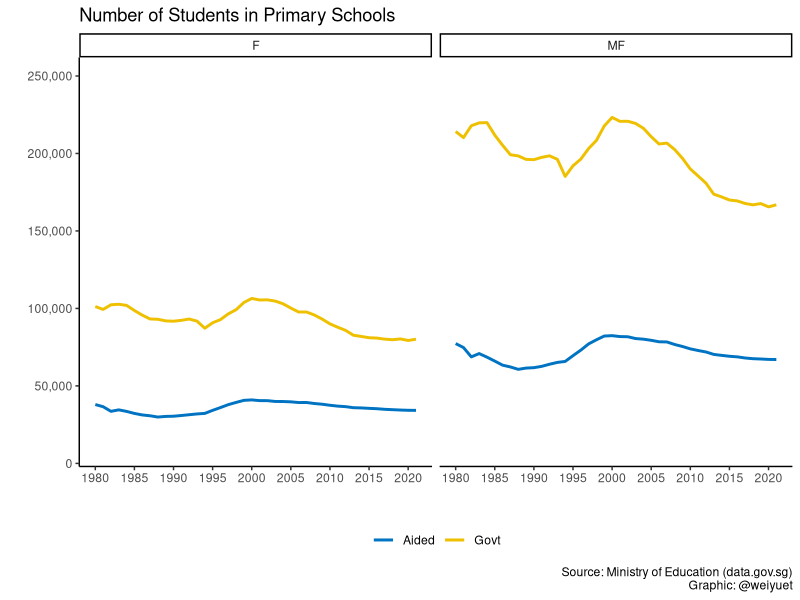
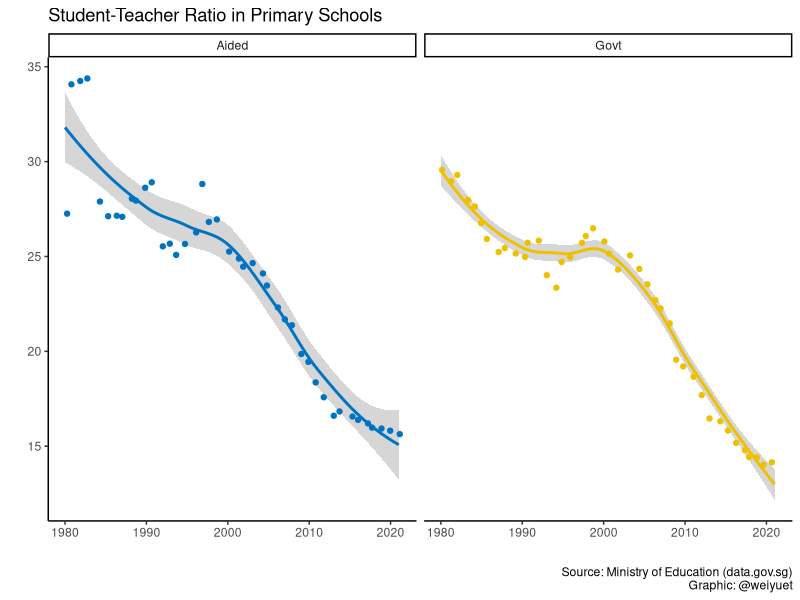
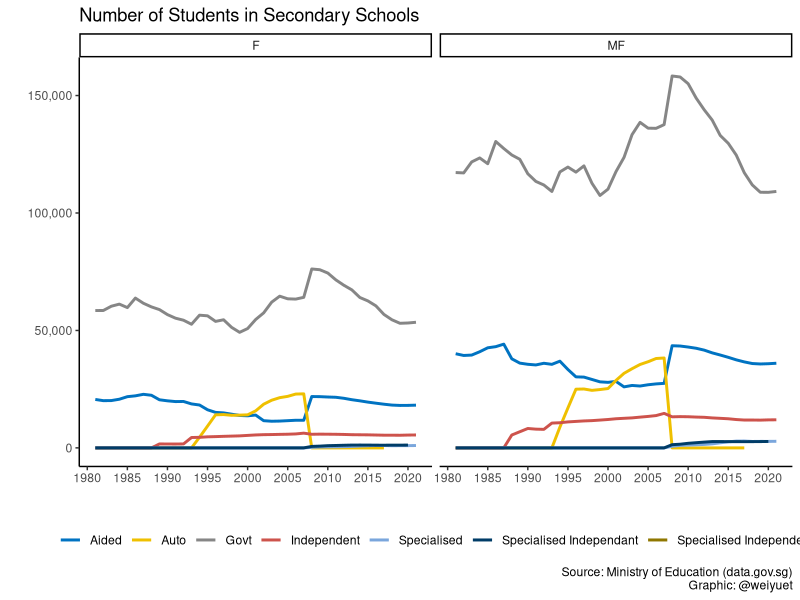
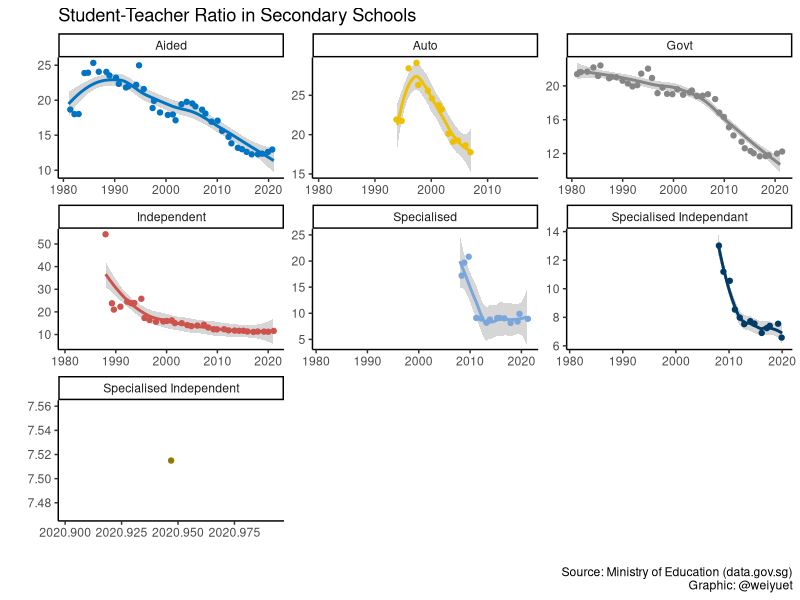
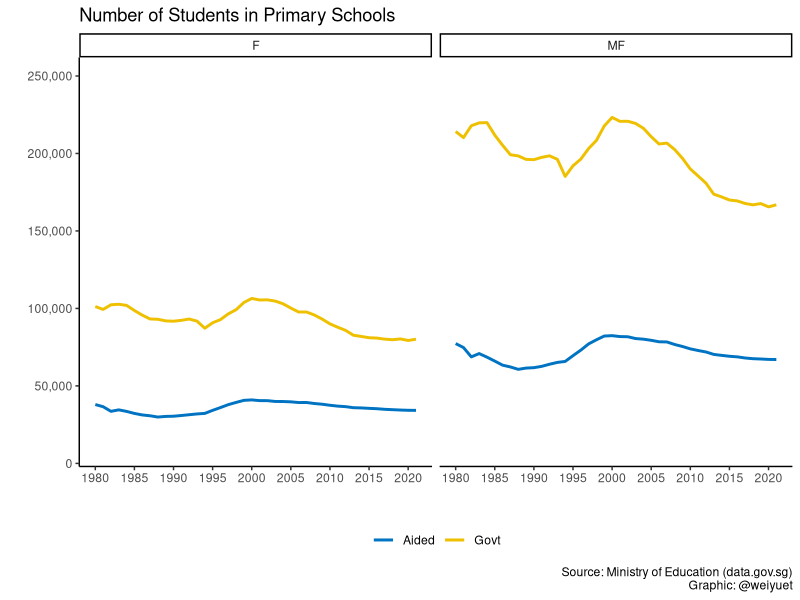
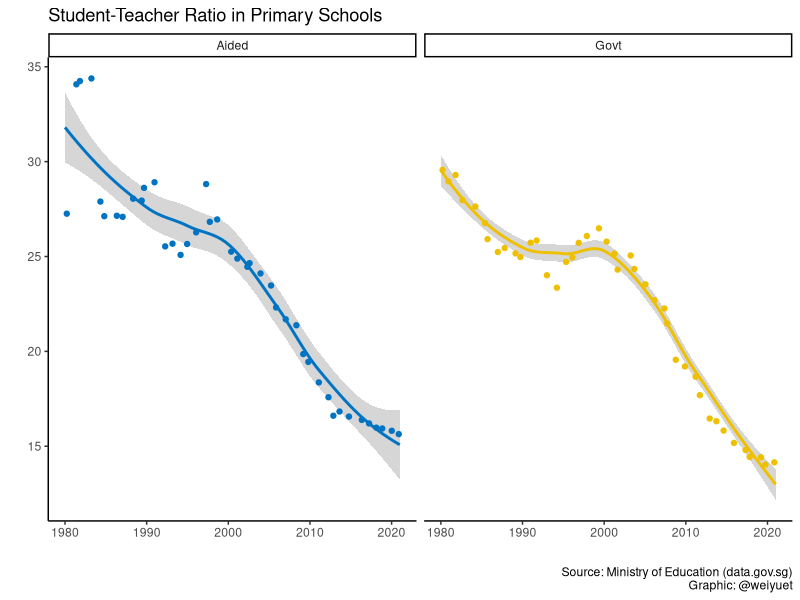
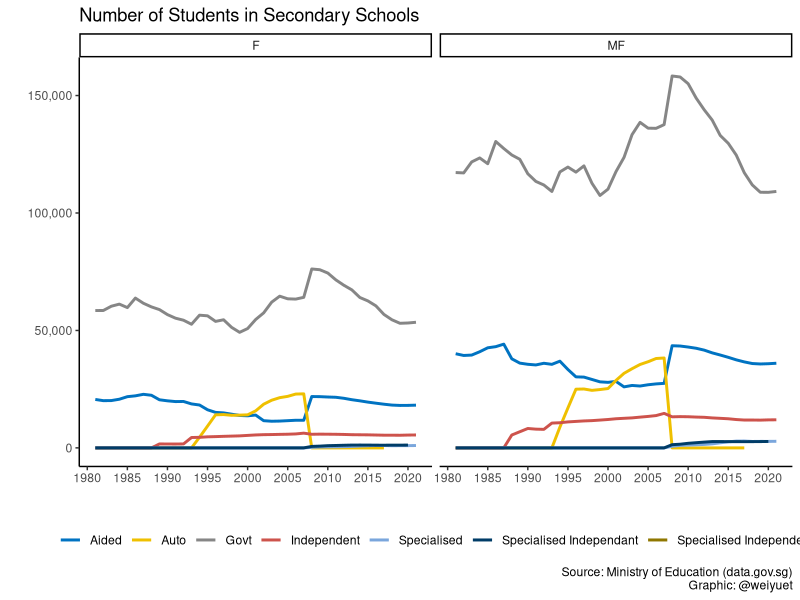
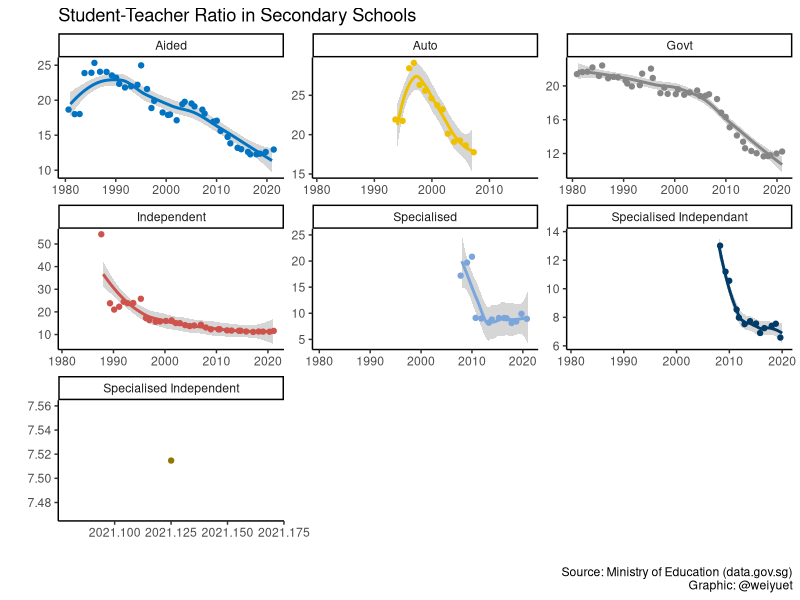

Write the R code that produced these figures, in order.
# Load libraries
library(tidyverse)
library(scales)
library(ggsci)

# Load data
students_and_teachers_primary_schools <- read_csv("data/students-and-teachers-in-schools/students-and-teachers-primary-schools.csv")

# Plot number of students in primary schools
students_and_teachers_primary_schools %>% 
  ggplot(aes(x = year, y = students_pri,
             colour = school_type)) +
  geom_line(size = 1) +
  facet_wrap(~sex) +
  theme_classic() +
  theme(legend.position = "bottom",
        legend.title = element_blank()) +
  guides(colour = guide_legend(nrow = 1)) +
  scale_colour_jco() +
  scale_x_continuous(breaks = seq(1980, 2020, 5)) +
  scale_y_continuous(labels = label_number(big.mark = ","), 
                     limits = c(10000, 250000)) +
  labs(x = "", y = "",
       title = "Number of Students in Primary Schools",
       colour = "School Type",
       caption = "Source: Ministry of Education (data.gov.sg)\nGraphic: @weiyuet")

# Save png
ggsave("figures/primary-school-students.png", width = 8, height = 6)

# Wrangle data
# Calculate student-teacher ratio
students_and_teachers_primary_schools <- students_and_teachers_primary_schools %>% 
  mutate(student_teacher_ratio = students_pri/teachers_pri)

students_and_teachers_primary_schools %>% 
  filter(sex == "MF") %>%
  ggplot(aes( x = year, y = student_teacher_ratio, colour = school_type)) +
  geom_smooth() +
  geom_jitter() +
  facet_wrap(~school_type) +
  theme_classic() +
  theme(legend.position = "none") +
  scale_colour_jco() +
  labs(x = "", y = "",
       title = "Student-Teacher Ratio in Primary Schools",
       caption = "Source: Ministry of Education (data.gov.sg)\nGraphic: @weiyuet")

# Save png
ggsave("figures/student-teacher-ratio-primary-schools.png", width = 8, height = 6)

# Load data
students_and_teachers_secondary_schools <- read_csv("data/students-and-teachers-in-schools/students-and-teachers-secondary-schools.csv")

# Plot number of secondary school students
students_and_teachers_secondary_schools %>% 
  ggplot(aes(x = year, y = student_sec,
             colour = school_type)) +
  geom_line(size = 1) +
  facet_wrap(~sex) +
  theme_classic() +
  theme(legend.position = "bottom",
        legend.title = element_blank()) +
  guides(colour = guide_legend(nrow = 1)) +
  scale_colour_jco() +
  scale_x_continuous(breaks = seq(1980, 2020, 5)) +
  scale_y_continuous(labels = label_number(big.mark = ",")) +
  labs(x = "", y = "",
       title = "Number of Students in Secondary Schools",
       colour = "School Type",
       caption = "Source: Ministry of Education (data.gov.sg)\nGraphic: @weiyuet")

# Save png
ggsave("figures/secondary-school-students.png", width = 8, height = 6)

# Wrangle data
# Calculate student-teacher ratio
students_and_teachers_secondary_schools <- students_and_teachers_secondary_schools %>% 
  mutate(student_teacher_ratio = student_sec/teacher_sec)

students_and_teachers_secondary_schools %>% 
  filter(sex == "MF") %>%
  ggplot(aes( x = year, y = student_teacher_ratio, colour = school_type)) +
  geom_smooth() +
  geom_jitter() +
  facet_wrap(~school_type, scales = "free") +
  theme_classic() +
  theme(legend.position = "none") +
  scale_colour_jco() +
  labs(x = "", y = "",
       title = "Student-Teacher Ratio in Secondary Schools",
       caption = "Source: Ministry of Education (data.gov.sg)\nGraphic: @weiyuet")

# Save png
ggsave("figures/student-teacher-ratio-secondary-schools.png", width = 8, height = 6)
